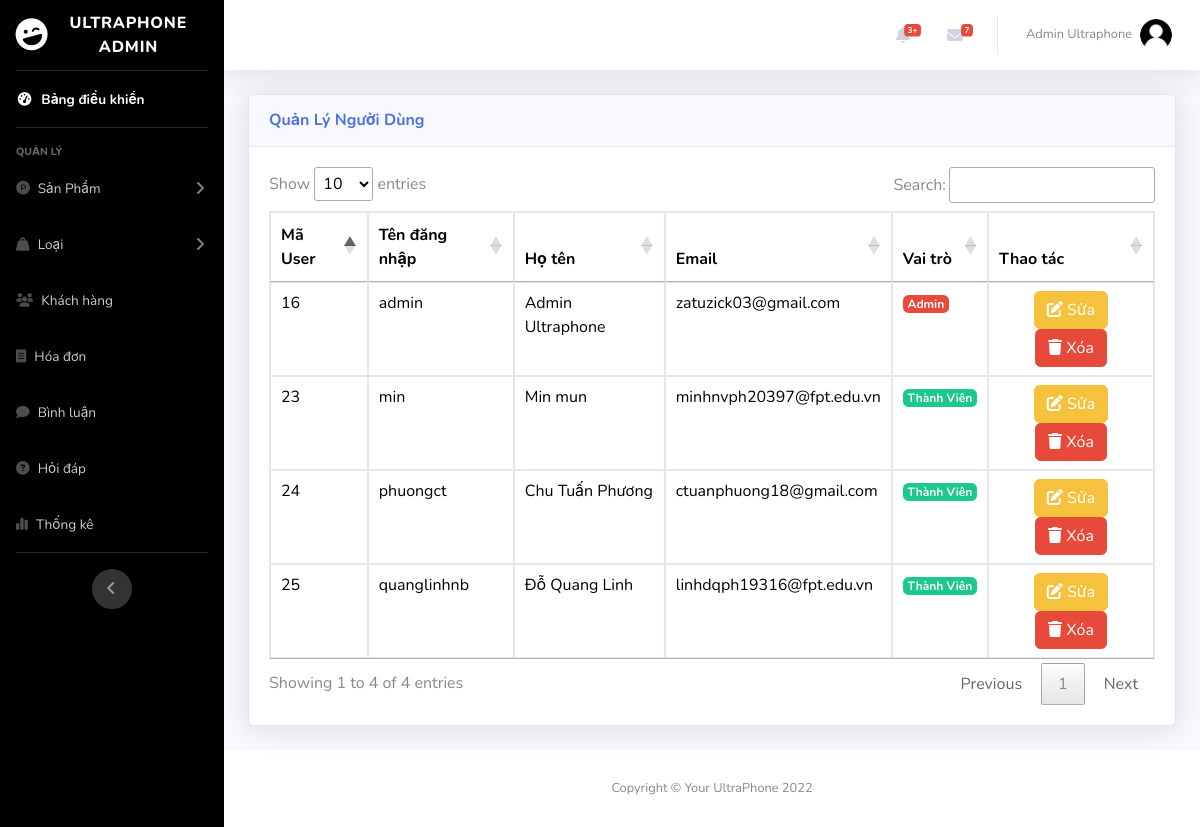
Page /admin/index.php?act=list_user (signed in) on the earlier database version.
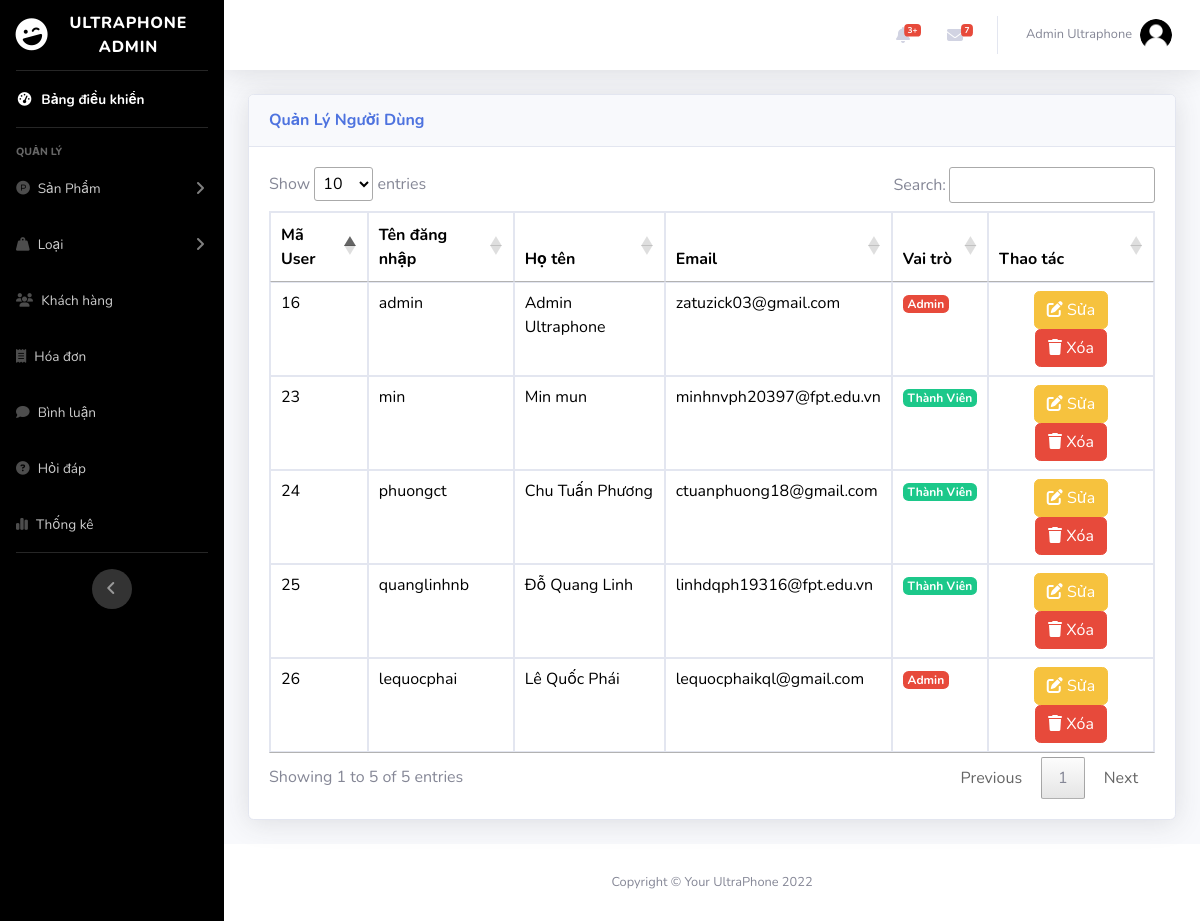
Same page on the later database version.
### tables this page shows
CREATE TABLE `user` (
  `id_user` int(11) NOT NULL,
  `user_name` varchar(50) NOT NULL,
  `password` varchar(50) NOT NULL,
  `full_name` varchar(255) NOT NULL,
  `sex` tinyint(4) NOT NULL DEFAULT 0,
  `email_user` varchar(255) NOT NULL,
  `address` varchar(255) NOT NULL,
  `phone_user` varchar(25) NOT NULL,
  `img_user` varchar(255) NOT NULL,
  `register_date` date DEFAULT NULL,
  `last_login` date DEFAULT NULL,
  `role` tinyint(1) NOT NULL DEFAULT 0
);

### admin/controller/controller.php (called while the page is built)
<?php
function render($path, $data = [])
{
    extract($data);
    $view = "view/" . $path . ".php";
    include_once $view;
}

### admin/model/pdo.php (called while the page is built, shortened)
<?php
function pdo_get_connection(){
    $dburl = "mysql:host=127.0.0.1;dbname=ultraphone;charset=utf8";
    $username = 'root';
    $password = '';
    $conn = new PDO($dburl, $username, $password);
    $conn->setAttribute(PDO::ATTR_ERRMODE, PDO::ERRMODE_EXCEPTION);
    return $conn;
}
function pdo_query($sql){
    $sql_args = array_slice(func_get_args(), 1);
    try{
        $conn = pdo_get_connection();
        $stmt = $conn->prepare($sql);
        $stmt->execute($sql_args);
        $rows = $stmt->fetchAll();
        return $rows;
    }
    catch(PDOException $e){
        throw $e;
    }
    finally{
        unset($conn);
    }
}

### admin/model/nguoidung.php (called while the page is built, shortened)
<?php
function loadall_user()
{
    $sql = "SELECT * FROM user ORDER BY id_user DESC";
    $listuser = pdo_query($sql);
    return $listuser;
}

### admin/view/list_user.php (the view, shortened to what this page needs)
<?php include_once "header.php" ?>
<body id="page-top">
    <div id="wrapper">
        <?php include_once "nav.php" ?>
        <div class="container-fluid">
            <div class="card shadow mb-4">
                <div class="card-header py-3">
                    <h6 class="m-0 font-weight-bold text-primary">Quản Lý Người Dùng</h6>
                </div>
                <div class="card-body">
                    <div class="table-responsive">
                        <table class="table table-bordered" id="dataTable" width="100%" cellspacing="0">
                            <thead>
                                <tr>
                                    <th>Mã User</th>
                                    <th>Tên đăng nhập</th>
                                    <th>Họ tên</th>
                                    <th>Email</th>
                                    <th>Vai trò</th>
                                    <th>Thao tác</th>
                                </tr>
                            </thead>
                            <tbody>
                                <?php foreach ($listuser as $user) : ?>
                                    <tr>
                                        <td><?= $user['id_user'] ?></td>
                                        <td><?= $user['user_name'] ?></td>
                                        <td><?= $user['full_name'] ?></td>
                                        <td><?= $user['email_user'] ?></td>
                                        <td><?php if ($user['role'] == 1) {
                                                echo "<span class='badge badge-danger'>Admin</span>";
                                            } else {
                                                echo "<span class='badge badge-success'>Thành Viên</span>
                                            ";
                                            } ?></td>
                                        <td class="text-center">
                                            <a href="./index.php?act=edit_user&id_user=<?= $user['id_user'] ?>" class="btn btn-warning"><i class="fa-solid fa-pen-to-square"></i> Sửa</a>
                                            <a href="./index.php?act=delete_usser&id_user=<?= $user['id_user'] ?>" class="btn btn-danger" onclick="return confirm('Bạn có chắc chắn muốn xóa không?')"><i class="fa-solid fa-trash"></i> Xóa</a>
                                        </td>
                                    </tr>
                                <?php endforeach ?>
                            </tbody>
                        </table>
                    </div>
                </div>
            </div>
        </div>
    </div>
    <?php include_once "footer.php" ?>

Differences in the rows shown:
added user: id_user "26", user_name "lequocphai", full_name "Lê Quốc Phái", email_user "lequocphaikql@gmail.com", role "Admin"
Other differences:
text written by a page script: "Show entries Search: Showing 1 to 4 of 4 entries Previous 1 Next" → "Show entries Search: Showing 1 to 5 of 5 entries Previous 1 Next"
